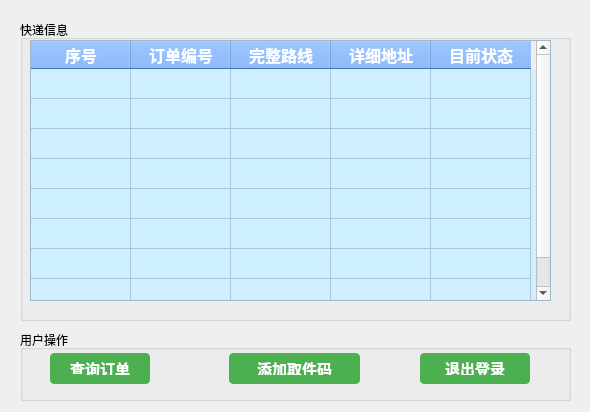
<?xml version="1.0" encoding="UTF-8"?>
<ui version="4.0">
 <class>widget</class>
 <widget class="QWidget" name="widget">
  <property name="geometry">
   <rect>
    <x>0</x>
    <y>0</y>
    <width>590</width>
    <height>412</height>
   </rect>
  </property>
  <property name="windowTitle">
   <string>快递员界面</string>
  </property>
  <widget class="QGroupBox" name="groupBox">
   <property name="geometry">
    <rect>
     <x>20</x>
     <y>20</y>
     <width>551</width>
     <height>301</height>
    </rect>
   </property>
   <property name="styleSheet">
    <string notr="true">
            QTableWidget {
                font: 14px &quot;幼圆&quot;;
                background-color: #cdefff;
            }

            QTableWidget::item {
                font: 14px &quot;幼圆&quot;;
            }

            QHeaderView {
                font: bold 16px &quot;幼圆&quot;;
            }

            QLabel {
                color: #333;
                font: 14px &quot;幼圆&quot;;
                font-weight: bold;
            }

            QLineEdit {
                padding: 8px;
                font-size: 14px;
                border: 1px solid #ccc;
                border-radius: 4px;
            }

            QTableWidget::item:selected {
                background-color: #a6a6a6;
            }

            QTableWidget QHeaderView::section {
                background-color: #65a3ff;
                color: white;
                font-weight: bold;
                font-size: 16px;
            }

            QTableWidget::item {
                padding: 10px;
            }

            QTableWidget::item[列名=&quot;详细地址&quot;] {
                width: 300px; /* Adjust the width as needed */
            }
        </string>
   </property>
   <property name="title">
    <string>快递信息</string>
   </property>
   <widget class="QTableWidget" name="tableWidget">
    <property name="geometry">
     <rect>
      <x>10</x>
      <y>20</y>
      <width>521</width>
      <height>261</height>
     </rect>
    </property>
    <property name="showGrid">
     <bool>true</bool>
    </property>
    <property name="sortingEnabled">
     <bool>false</bool>
    </property>
    <property name="cornerButtonEnabled">
     <bool>true</bool>
    </property>
    <attribute name="verticalHeaderVisible">
     <bool>false</bool>
    </attribute>
    <row>
     <property name="text">
      <string/>
     </property>
    </row>
    <row>
     <property name="text">
      <string/>
     </property>
    </row>
    <row>
     <property name="text">
      <string/>
     </property>
    </row>
    <row>
     <property name="text">
      <string/>
     </property>
    </row>
    <row>
     <property name="text">
      <string/>
     </property>
    </row>
    <row>
     <property name="text">
      <string/>
     </property>
    </row>
    <row>
     <property name="text">
      <string/>
     </property>
    </row>
    <row>
     <property name="text">
      <string/>
     </property>
    </row>
    <column>
     <property name="text">
      <string>序号</string>
     </property>
    </column>
    <column>
     <property name="text">
      <string>订单编号</string>
     </property>
    </column>
    <column>
     <property name="text">
      <string>完整路线</string>
     </property>
    </column>
    <column>
     <property name="text">
      <string>详细地址</string>
     </property>
    </column>
    <column>
     <property name="text">
      <string>目前状态</string>
     </property>
    </column>
   </widget>
  </widget>
  <widget class="QGroupBox" name="groupBox_2">
   <property name="geometry">
    <rect>
     <x>20</x>
     <y>330</y>
     <width>551</width>
     <height>71</height>
    </rect>
   </property>
   <property name="styleSheet">
    <string notr="true">
            QPushButton {
                padding: 8px 16px;
                font-size: 15px;
                font-weight: bold;
                border: 1px solid #4CAF50;
                border-radius: 4px;
                color: #fff;
                background-color: #4CAF50;
            }

            QPushButton:hover {
                background-color: #45a049;
                border: 1px solid #45a049;
            }

            QPushButton:pressed {
                background-color: #3e8e41;
            }
        </string>
   </property>
   <property name="title">
    <string>用户操作</string>
   </property>
   <widget class="QPushButton" name="pushButton">
    <property name="geometry">
     <rect>
      <x>209</x>
      <y>23</y>
      <width>131</width>
      <height>31</height>
     </rect>
    </property>
    <property name="text">
     <string>添加取件码</string>
    </property>
   </widget>
   <widget class="QPushButton" name="pushButton_3">
    <property name="geometry">
     <rect>
      <x>400</x>
      <y>23</y>
      <width>110</width>
      <height>31</height>
     </rect>
    </property>
    <property name="text">
     <string>退出登录</string>
    </property>
   </widget>
   <widget class="QPushButton" name="pushButton_2">
    <property name="geometry">
     <rect>
      <x>30</x>
      <y>23</y>
      <width>100</width>
      <height>31</height>
     </rect>
    </property>
    <property name="text">
     <string>查询订单</string>
    </property>
   </widget>
  </widget>
 </widget>
 <resources/>
 <connections/>
</ui>
